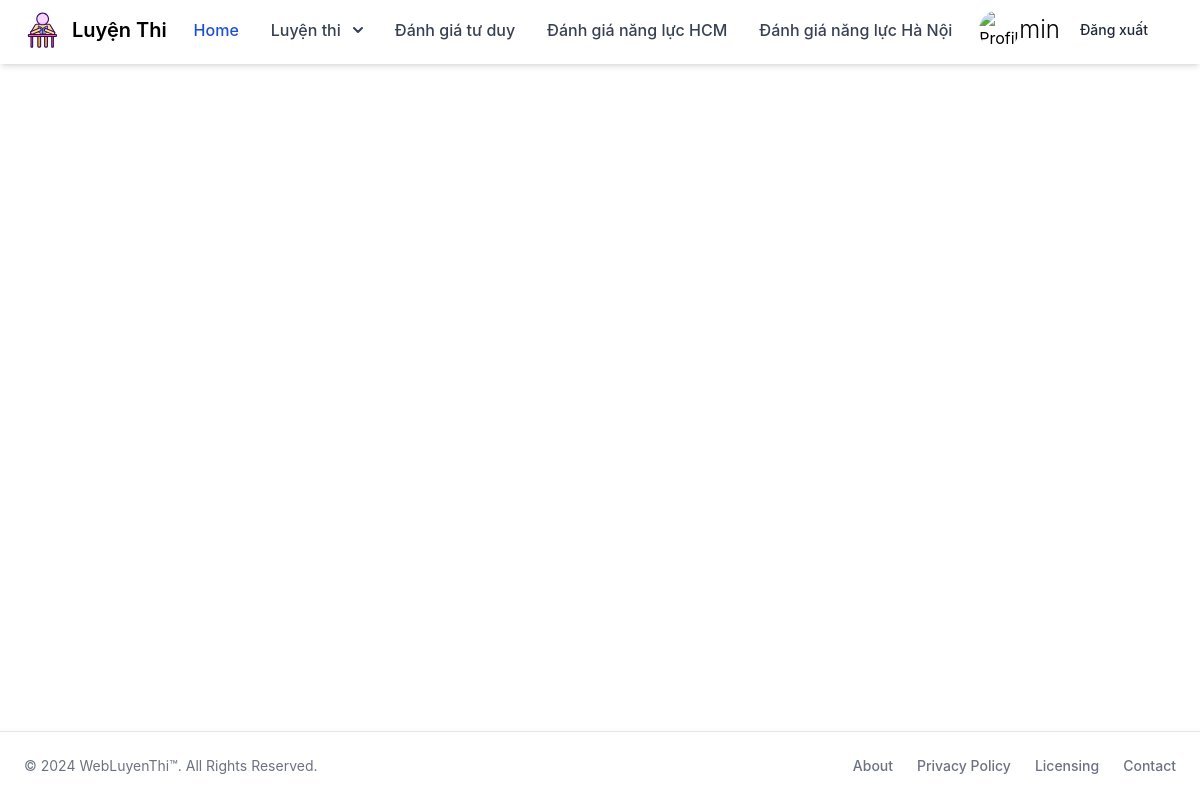
Before: /dgnl_hn/ (signed in) with the older database file.
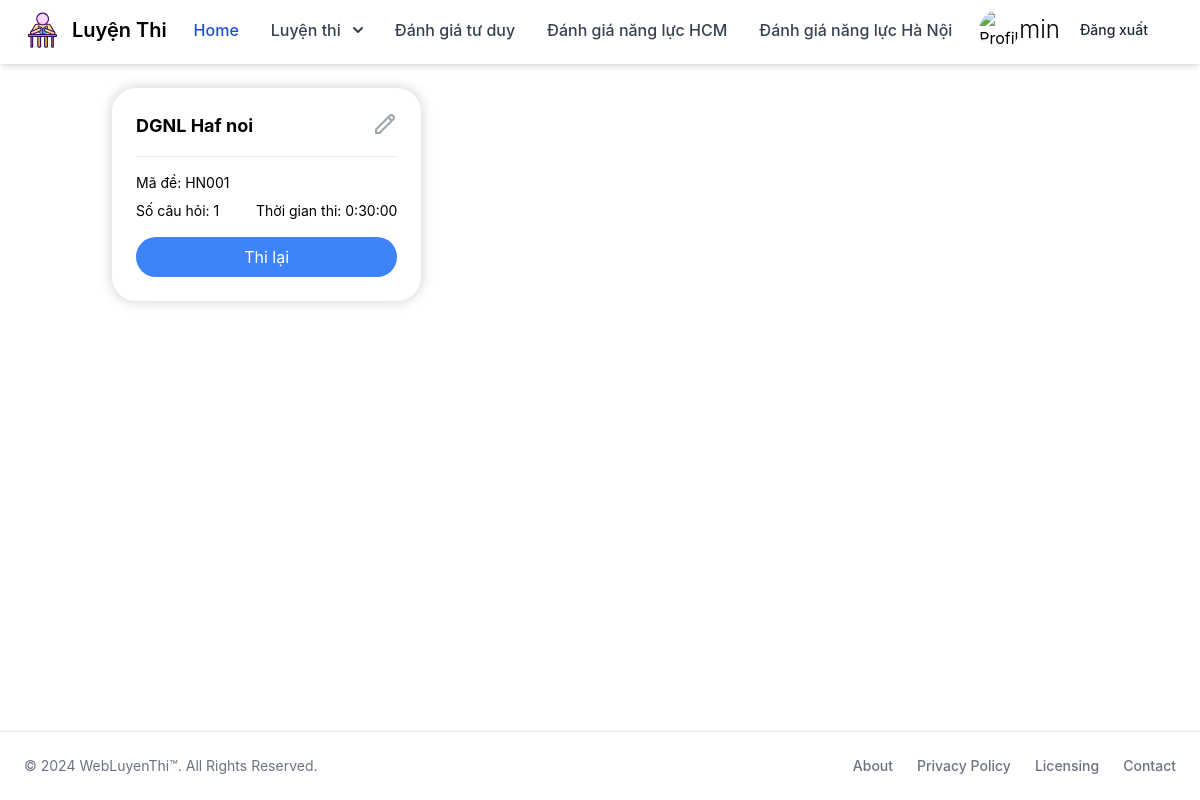
After: the same page with the newer database file.
### DGNLHaNoi/models.py (models this page shows, shortened)
class DeThi(models.Model):
    LOAI_DE_CHOICES = [
         ('DGNLHN', 'Đánh giá năng lực Hà Nội'),
    ]
    ten_de_thi = models.CharField(max_length=255, null=False, blank=False)
    loai_de = models.CharField(max_length=50, choices=LOAI_DE_CHOICES, default='DGNLHN')
    ma_de = models.CharField(max_length=50, unique=True, default=timezone.now)
    thoi_gian_thi = models.DurationField(default=timezone.timedelta(minutes=30))

### core/views.py (the view)
# urls.py: path('dgnl_hn/', DGNLHNView.as_view(), name='dgnl_hn'),
class DGNLHNView(View):
    login_url = '/login/'  # Điều hướng đến trang đăng nhập nếu chưa đăng nhập
    redirect_field_name = 'next'
    def get(self, request):
        user = request.user
        logger = logging.getLogger(__name__)
        queryset = DGNLHaNoi.objects.filter(loai_de='DGNLHN')
        if user.is_authenticated:
            thi_da_thi = LuotThiDGNL.objects.filter(nguoi_lam=user)
            thi_da_thi_ids = thi_da_thi.values_list('de_thi_id', flat=True)
            so_lan_thi = thi_da_thi.values('de_thi_id').annotate(count=Count('id')).order_by('de_thi_id')
            so_lan_thi_dict = {item['de_thi_id']: item['count'] for item in so_lan_thi}
        else:
            thi_da_thi_ids = []
            so_lan_thi_dict = {}
        context = {
            'listDeThiDGNL': queryset,
            'thi_da_thi_ids': thi_da_thi_ids,
            'so_lan_thi_dict': so_lan_thi_dict,
        }
        return render(request, 'homepage/dgnl_hanoi.html', context)

### WebLuyenThi/context_processors.py (called while the page is built)
def user_full_name(request):
    full_name = request.session.get('full_name', '')
    return {'full_name': full_name}

### templates/homepage/dgnl_hanoi.html (shortened to what this page needs)
{% extends 'homepage/base.html' %}
{% block content %}
{% load static %}
<div class="grid grid-cols-1 sm:grid-cols-2 lg:grid-cols-3 xl:grid-cols-4 gap-6 p-6">
    {% for dethi in listDeThiDGNL %}
    <div class="bg-white rounded-3xl custom-shadow p-6 flex flex-col">
        <div class="flex justify-between items-start mb-4">
            <h2 class="text-lg font-bold">{{ dethi.ten_de_thi }}</h2>
            <svg class="w-6 h-6 text-gray-400" fill="none" stroke="currentColor" viewBox="0 0 24 24" xmlns="http://www.w3.org/2000/svg">
                <path stroke-linecap="round" stroke-linejoin="round" stroke-width="2" d="M15.232 5.232l3.536 3.536m-2.036-5.036a2.5 2.5 0 113.536 3.536L6.5 21.036H3v-3.572L16.732 3.732z"></path>
            </svg>
        </div>
        <div class="border-b border-gray-200 mb-4"></div>
        <p class="text-sm  mb-2">Mã đề: {{ dethi.ma_de }}</p>
        <div class="flex justify-between text-sm  mb-4">
            <span>Số câu hỏi: {{ dethi.noidungde_set.count }}</span>
            <span>Thời gian thi: {{ dethi.thoi_gian_thi }}</span>
        </div>
        <a href="{% url 'DGNLHaNoi:select_subjects' idde=dethi.id %}" class="mt-auto">
            <button class="w-full py-2 px-4 rounded-full bg-blue-500 hover:bg-blue-600 text-white transition-colors duration-200">
                {% if dethi.id in thi_da_thi_ids %}
                    Thi lại
                {% else %}
                    Thi thử
                {% endif %}
            </button>
        </a>
    </div>
    {% endfor %}
</div>
{% endblock %}

Changed rows visible on the page:
added DeThi: ten_de_thi "DGNL Haf noi", ma_de "HN001", noidungde_set.count "1", thoi_gian_thi "0:30:00", shows "Thi lại"
